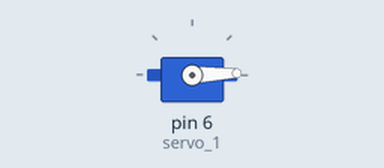
This sketch was run on a simulated Arduino Uno, built with avr-gcc and run on an emulated ATmega328P. On the bench: servo.

Above: at 0.05 s.
At 2.5 s:
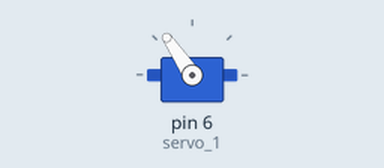
At 5.0 s:
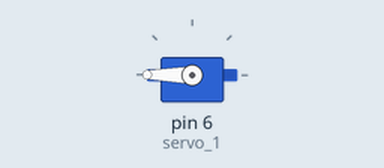
At 9.95 s:
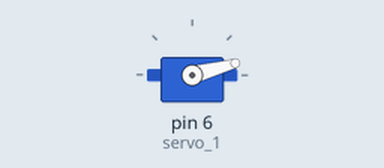
Timing chart, 0 to 13.3 s (numbered marks = the images above):
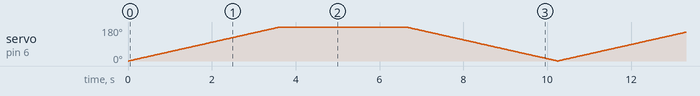

The sketch:

servo_motor.ino
```cpp
#include <Servo.h>
Servo servo_1;
void setup() {
  // put your setup code here, to run once:
servo_1.attach(6);
}

void loop() {
  // put your main code here, to run repeatedly:
for(int i=0;i<255;i++){
 servo_1.write(i);
 delay(20);
  }
  for(int i=255;i>0;i--){
   servo_1.write(i);
   delay(20);
    }
}
```
